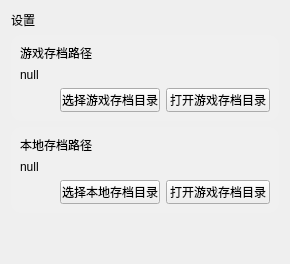
            <widget class="QWidget" name="page_4">
             <property name="styleSheet">
              <string notr="true">QWidget#page_4{
	background-color: transparent;
}</string>
             </property>
             <layout class="QVBoxLayout" name="verticalLayout_5">
              <item>
               <widget class="QLabel" name="label_8">
                <property name="styleSheet">
                 <string notr="true">font: 12pt &quot;Alibaba PuHuiTi 3.0&quot;;</string>
                </property>
                <property name="text">
                 <string>设置</string>
                </property>
               </widget>
              </item>
              <item>
               <widget class="QFrame" name="frame_6">
                <property name="styleSheet">
                 <string notr="true">QFrame#frame_6{
border-radius: 10px;
background-color: rgba(255, 255, 255, 10);
}</string>
                </property>
                <property name="frameShape">
                 <enum>QFrame::StyledPanel</enum>
                </property>
                <property name="frameShadow">
                 <enum>QFrame::Raised</enum>
                </property>
                <layout class="QVBoxLayout" name="verticalLayout_3">
                 <item>
                  <widget class="QLabel" name="label_10">
                   <property name="text">
                    <string>游戏存档路径</string>
                   </property>
                  </widget>
                 </item>
                 <item>
                  <widget class="QLabel" name="label_11">
                   <property name="styleSheet">
                    <string notr="true">font: 10pt &quot;Alibaba PuHuiTi 3.0&quot;;</string>
                   </property>
                   <property name="text">
                    <string>null</string>
                   </property>
                  </widget>
                 </item>
                 <item>
                  <layout class="QHBoxLayout" name="horizontalLayout_4">
                   <item>
                    <spacer name="horizontalSpacer_2">
                     <property name="orientation">
                      <enum>Qt::Horizontal</enum>
                     </property>
                     <property name="sizeHint" stdset="0">
                      <size>
                       <width>40</width>
                       <height>20</height>
                      </size>
                     </property>
                    </spacer>
                   </item>
                   <item>
                    <widget class="QPushButton" name="pushButton_21">
                     <property name="minimumSize">
                      <size>
                       <width>100</width>
                       <height>24</height>
                      </size>
                     </property>
                     <property name="maximumSize">
                      <size>
                       <width>100</width>
                       <height>24</height>
                      </size>
                     </property>
                     <property name="text">
                      <string>选择游戏存档目录</string>
                     </property>
                    </widget>
                   </item>
                   <item>
                    <widget class="QPushButton" name="pushButton_22">
                     <property name="minimumSize">
                      <size>
                       <width>104</width>
                       <height>24</height>
                      </size>
                     </property>
                     <property name="maximumSize">
                      <size>
                       <width>104</width>
                       <height>24</height>
                      </size>
                     </property>
                     <property name="text">
                      <string>打开游戏存档目录</string>
                     </property>
                    </widget>
                   </item>
                  </layout>
                 </item>
                </layout>
               </widget>
              </item>
              <item>
               <widget class="QFrame" name="frame_7">
                <property name="styleSheet">
                 <string notr="true">QFrame#frame_7{
border-radius: 10px;
background-color: rgba(255, 255, 255, 10);
}</string>
                </property>
                <property name="frameShape">
                 <enum>QFrame::StyledPanel</enum>
                </property>
                <property name="frameShadow">
                 <enum>QFrame::Raised</enum>
                </property>
                <layout class="QVBoxLayout" name="verticalLayout_4">
                 <item>
                  <widget class="QLabel" name="label_12">
                   <property name="text">
                    <string>本地存档路径</string>
                   </property>
                  </widget>
                 </item>
                 <item>
                  <widget class="QLabel" name="label_13">
                   <property name="styleSheet">
                    <string notr="true">font: 10pt &quot;Alibaba PuHuiTi 3.0&quot;;</string>
                   </property>
                   <property name="text">
                    <string>null</string>
                   </property>
                  </widget>
                 </item>
                 <item>
                  <layout class="QHBoxLayout" name="horizontalLayout_5">
                   <item>
                    <spacer name="horizontalSpacer_3">
                     <property name="orientation">
                      <enum>Qt::Horizontal</enum>
                     </property>
                     <property name="sizeHint" stdset="0">
                      <size>
                       <width>40</width>
                       <height>20</height>
                      </size>
                     </property>
                    </spacer>
                   </item>
                   <item>
                    <widget class="QPushButton" name="pushButton_23">
                     <property name="minimumSize">
                      <size>
                       <width>100</width>
                       <height>24</height>
                      </size>
                     </property>
                     <property name="maximumSize">
                      <size>
                       <width>100</width>
                       <height>24</height>
                      </size>
                     </property>
                     <property name="text">
                      <string>选择本地存档目录</string>
                     </property>
                    </widget>
                   </item>
                   <item>
                    <widget class="QPushButton" name="pushButton_24">
                     <property name="minimumSize">
                      <size>
                       <width>104</width>
                       <height>24</height>
                      </size>
                     </property>
                     <property name="maximumSize">
                      <size>
                       <width>104</width>
                       <height>24</height>
                      </size>
                     </property>
                     <property name="text">
                      <string>打开游戏存档目录</string>
                     </property>
                    </widget>
                   </item>
                  </layout>
                 </item>
                </layout>
               </widget>
              </item>
              <item>
               <spacer name="verticalSpacer_3">
                <property name="orientation">
                 <enum>Qt::Vertical</enum>
                </property>
                <property name="sizeHint" stdset="0">
                 <size>
                  <width>20</width>
                  <height>40</height>
                 </size>
                </property>
               </spacer>
              </item>
             </layout>
            </widget>
